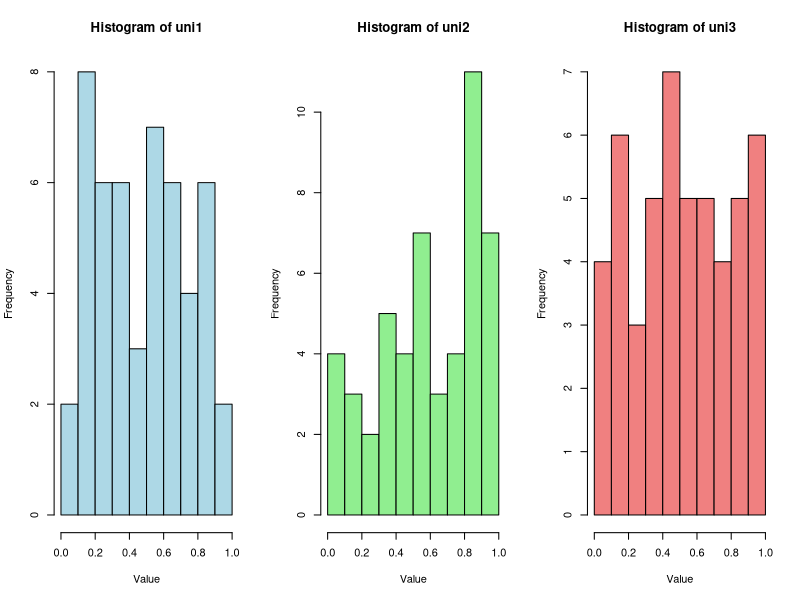
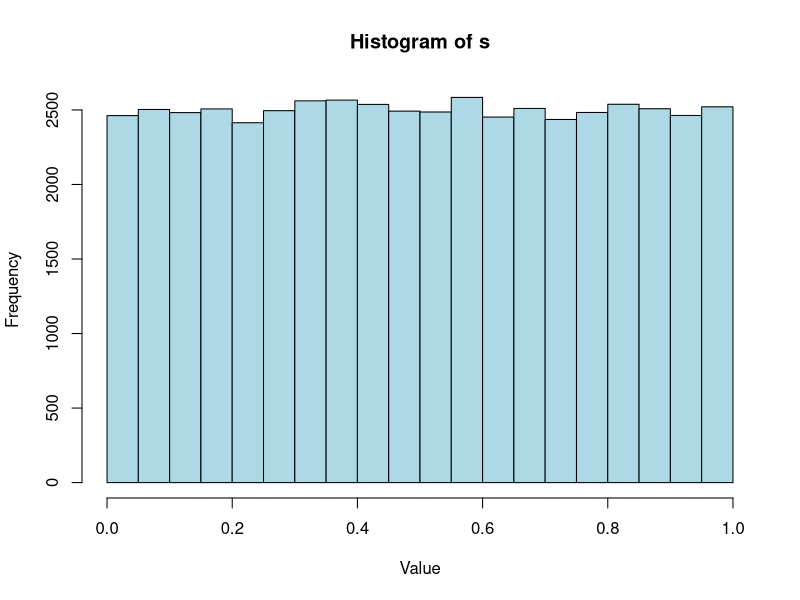
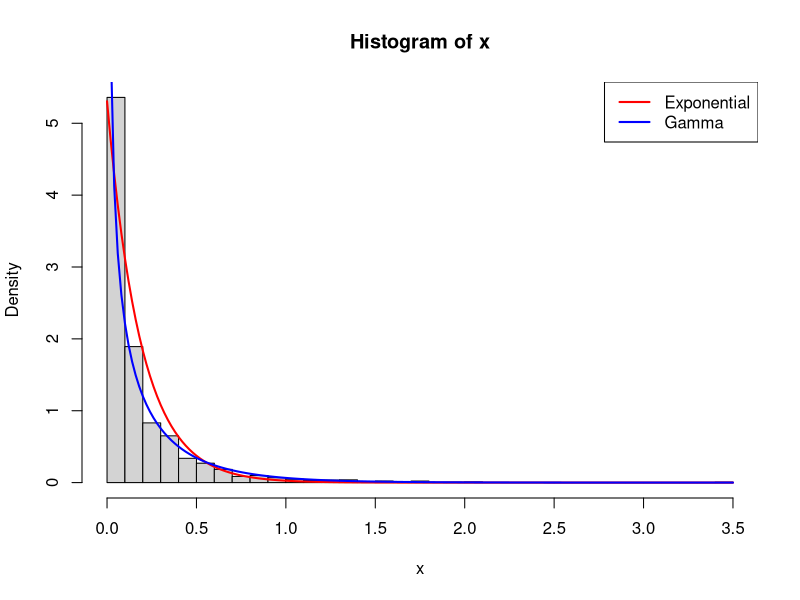

Source code (R) for these figures, in order:
# q1 a)
set.seed(69420)
uni1 = runif(50, 0, 1)
uni2 = runif(50, 0, 1)
uni3 = runif(50, 0, 1)

par(mfrow=c(1,3))
hist(uni1, main="Histogram of uni1", xlab="Value", col="lightblue", border="black")
hist(uni2, main="Histogram of uni2", xlab="Value", col="lightgreen", border="black")
hist(uni3, main="Histogram of uni3", xlab="Value", col="lightcoral", border="black")

mu1 = mean(uni1)
mu2 = mean(uni2)
mu3 = mean(uni3)

cat("Mean of uni1:", mu1, "\n")
cat("Mean of uni2:", mu2, "\n")
cat("Mean of uni3:", mu3, "\n")

theoretical_mean = 1 - 0 / 2 # Theoretical mean of U(a, b) = (a + b) / 2
cat("Theoretical mean of U(0, 1):", theoretical_mean, "\n")

# b) 
s = runif(50000, 0, 1)
par(mfrow=c(1,1))
hist(s, main="Histogram of s", xlab="Value", col="lightblue", border="black")
s_mean = mean(s)
cat("Mean of s:", s_mean, "\n")

# q2 a)

socorro = read.csv("lab9/SocorroPrec.csv")
x = socorro[,1]
bhat = mean(x)
par(mfrow=c(1,1))
hist(x, breaks=seq(0,3.5,by=0.1), freq=F)
xc = seq(0,3.5,by=0.02)
yc = dexp(xc, 1/bhat)
# recall that 1/beta is the default parameter in R
lines(xc, yc, lwd=2, col="red")

# b)
xbar = mean(x)
s2 = var(x)

beta_hat = s2 / xbar
alpha_hat = xbar^2 / s2

lines(xc, dgamma(xc, shape=alpha_hat, scale=beta_hat),
      lwd=2, col="blue")
legend("topright",
       legend = c("Exponential", "Gamma"),
       col = c("red", "blue"),
       lwd = 2)

cat("alpha_hat =", alpha_hat, " beta_hat =", beta_hat, "\n")